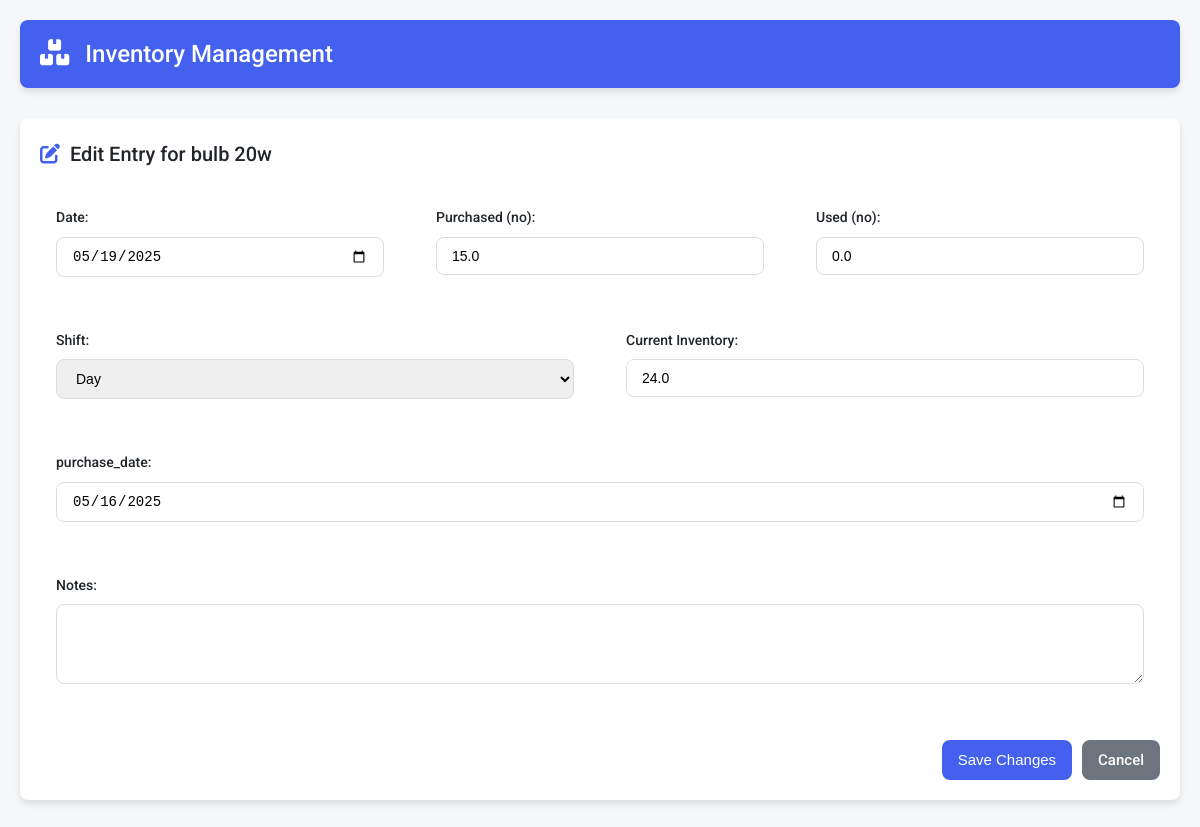
Screenshot of /edit_entry/2/2 with the database file from the repository.
### tables this page shows
CREATE TABLE items
                     (id INTEGER PRIMARY KEY AUTOINCREMENT,
                      name TEXT UNIQUE,
                      item_type TEXT,
                      item_unit TEXT,
                      minimum_inventory REAL,
                      current_inventory REAL check(current_inventory >= 0) default 0,
                      init_inventory_pm REAL,
                      updated_at TIMESTAMP DEFAULT CURRENT_TIMESTAMP,
                      has_rolls INTEGER BOOLEAN DEFAULT 0,
                      custom_fields TEXT);

CREATE TABLE item_bulb_20w (id INTEGER PRIMARY KEY AUTOINCREMENT, item_id INTEGER NOT NULL REFERENCES items(id) ON DELETE CASCADE, purchased_no REAL, used_no REAL, date DATE, current_inventory REAL CHECK(current_inventory >= 0) default 0, shift TEXT, notes TEXT, purchase_date TEXT);

### app.py (the view, shortened to what this page needs)
@app.route('/edit_entry/<int:item_id>/<int:entry_id>', methods=['GET', 'POST'])
def edit_entry(item_id, entry_id):
    conn = get_db_connection()
    try:
        c = conn.cursor()
        c.execute('SELECT name, item_type, item_unit, minimum_inventory, current_inventory,has_rolls, custom_fields FROM items WHERE id = ?', (item_id,))
        item = c.fetchone()
        if not item:
            return "Item not found", 404
        item_name, item_type, item_unit, min_inv, cur_inv, has_rolls ,custom_fields_str = item
        custom_fields = json.loads(custom_fields_str) if custom_fields_str else {}
        table_name = f"item_{normalize_names(item_name)}"
        c.execute(f'SELECT * FROM {table_name} WHERE id = ?', (entry_id,))
        columns = [col[0] for col in c.description]
        entry_data = dict(zip(columns, c.fetchone()))
        return render_template('edit_entry.html',
                            item_id=item_id,
                            item_name=item_name,
                            item_unit=item_unit,
                            entry=entry_data,
                            custom_fields=custom_fields,
                            has_rolls=has_rolls,
                            current_date=datetime.now().strftime('%Y-%m-%d'))
    except sqlite3.Error as e:
        conn.rollback()
        return f"Error editing entry: {e}", 500
    finally:
        conn.close()

### app.py (called while the page is built)
@app.context_processor
def inject_datetime():
    return {'datetime': datetime}

def get_db_connection():
    conn = sqlite3.connect(DATABASE)
    conn.execute("PRAGMA foreign_keys = ON")
    return conn

def normalize_names(names: str) -> str:
    char_map = {
            '.': '_dot_',
            '/': '_slash_',
            '*': '_star_',
            '-': '_dash_',      # Space becomes regular underscore
    }
    print(names  + "!!!!!!!!!!!!!!!!!!!!!!!!!!!!!!!!")
    for char, replacement in char_map.items():
        names = names.replace(char, replacement)
    if names and names[0].isdigit():
        names = 'n' + names
    names = names.lower()
    return re.sub(r'[^A-Za-z0-9]', '_', names)

### templates/edit_entry.html (shortened to what this page needs)
{% extends "base.html" %}
{% block content %}
<div class="form-container">
    <div class="form-header">
        <h2><i class="fas fa-edit"></i> Edit Entry for {{ item_name }}</h2>
    </div>
    <form method="POST" class="entry-form">
        <div class="form-row">
            <div class="form-group">
                <label for="date">Date:</label>
                <input type="date" id="date" name="date"
                       value="{{ entry.date }}" required>
            </div>
            <div class="form-group">
                <label for="purchased">Purchased ({{ item_unit }}):</label>
                <input type="number" id="purchased" name="purchased"
                       value="{{ entry['purchased_' + item_unit] }}" min="0" step="0.001" required>
            </div>
            <div class="form-group">
                <label for="used">Used ({{ item_unit }}):</label>
                <input type="number" id="used" name="used"
                       value="{{ entry['used_' + item_unit] }}" min="0" step="0.001" required>
            </div>
        </div>
        <div class="form-row">
            <div class="form-group">
                <label for="shift">Shift:</label>
                <select id="shift" name="shift" required>
                    <option value="day" {% if entry.shift == 'day' %}selected{% endif %}>Day</option>
                </select>
            </div>
            <div class="form-group">
                <label for="current_inventory">Current Inventory:</label>
                <input type="number" id="current_inventory" name="current_inventory"
                       value="{{ entry.current_inventory }}" min="0" readonly>
            </div>
        </div>
        {% for field_name, field_type in custom_fields.items() %}
            <div class="form-group">
                <label for="custom_{{ field_name }}">{{ field_name }}:</label>
                {% if field_type == 'number' %}
                    <input type="number" id="custom_{{ field_name }}"
                           name="custom_{{ field_name }}"
                           value="{{ entry.get(field_name, 0) }}" step="0.001">
                {% elif field_type == 'date' %}
                    <input type="date" id="custom_{{ field_name }}"
                           name="custom_{{ field_name }}"
                           value="{{ entry.get(field_name, '') }}">
                {% else %}
                    <input type="text" id="custom_{{ field_name }}"
                           name="custom_{{ field_name }}"
                           value="{{ entry.get(field_name, '') }}">
                {% endif %}
            </div>
        {% endfor %}
        <div class="form-group">
            <label for="notes">Notes:</label>
            <textarea id="notes" name="notes" rows="3">{{ entry.notes }}</textarea>
        </div>
        <div class="form-actions">
            <button type="submit" class="btn btn-primary">Save Changes</button>
            <a href="{{ url_for('item_form', item_id=item_id) }}" class="btn btn-secondary">Cancel</a>
        </div>
    </form>
</div>
{% endblock %}

### static/styles.css (style rules this page uses)
:root { --primary-color: #4361ee; --secondary-color: #3f37c9; --success-color: #4cc9f0; --danger-color: #f50c0c; --warning-color: #fa8f0d; --info-color: #4895ef; --light-color: #f8f9fa; --dark-color: #212529; --gray-color: #6c757d; --white: #ffffff; --border-radius: 8px; --box-shadow: 0 4px 6px rgba(0, 0, 0, 0.1); --transition: all 0.3s ease; }
* { margin: 0; padding: 0; box-sizing: border-box; }
body { font-family: 'Roboto', sans-serif; line-height: 1.6; color: var(--dark-color); background-color: #f5f7fa; }
.btn { display: inline-flex; align-items: center; justify-content: center; padding: 8px 16px; border-radius: var(--border-radius); font-size: 15px; font-weight: 500; cursor: pointer; transition: var(--transition); text-decoration: none; border: none; }
.btn-primary { background-color: var(--primary-color); color: var(--white); }
.btn-secondary { background-color: var(--gray-color); color: var(--white); }
.form-container { background-color: var(--white); border-radius: var(--border-radius); padding: 20px; box-shadow: var(--box-shadow); margin-bottom: 20px; }
.form-header { display: flex; justify-content: space-between; align-items: center; margin-bottom: 20px; }
.form-header h2 { font-size: 20px; font-weight: 500; display: flex; align-items: center; }
.form-header h2 i { margin-right: 10px; color: var(--primary-color); }
.item-form, .entry-form { display: flex; flex-direction: column; gap: 20px; }
.form-group { display: flex; flex-direction: column; gap: 8px; margin: 1rem; }
.form-group label { font-size: 14px; font-weight: 500; color: var(--dark-color); }
.form-group input, .form-group select, .form-group textarea { padding: 10px 15px; border: 1px solid #ddd; border-radius: var(--border-radius); font-size: 14px; transition: var(--transition); }
.form-group textarea { resize: vertical; min-height: 80px; }
.form-row { display: flex; flex-wrap: wrap; gap: 20px; }
.form-row .form-group { flex: 1; }
.form-actions { display: flex; justify-content: flex-end; gap: 10px; margin-top: 20px; }

### rows the page displays
items: name "bulb 20w", item_unit "no", purchased "15.0", used "0.0"
item_bulb_20w: date "05/19/2025", shift "Day", current_inventory "24.0", get "05/16/2025"

### other values shown
{{ field_name }} "purchase_date"
